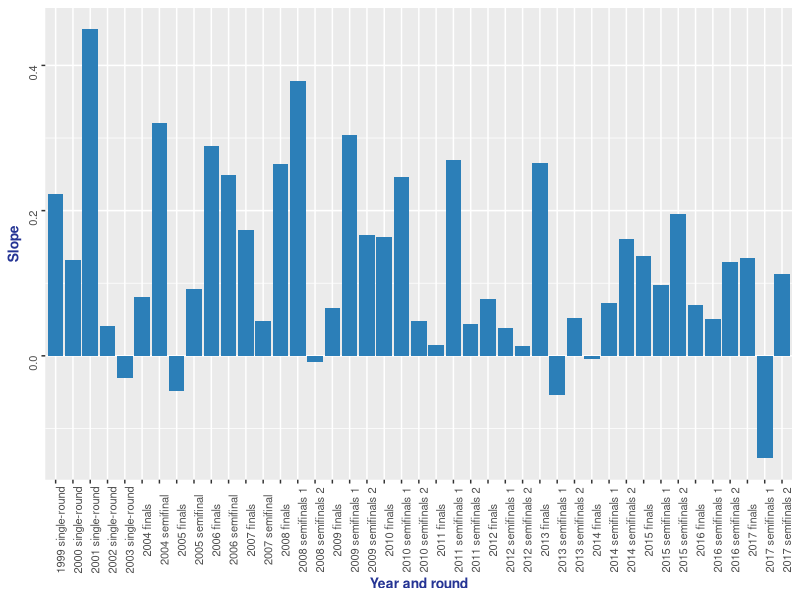

This figure's R source:
options(digits=2)

library(data.table)
library(ggplot2)
library(MASS)
library(RColorBrewer)

rm(list=ls())
d <- data.table(read.csv('dataset.csv', sep=";",stringsAsFactors=F))

d <- d[,.(order,country,artist,title,language,position,score,maxpoints,voters,
          participants = length(order),
          rOrder = order/length(order),
          rPosition=position/length(position),
          rScore=score/(maxpoints*(voters-1))),
       by=.(year,type)]
d <- d[,rLogScore:=log((score+1))]

######################################
### Ranking ##########################
######################################

i <- data.table(d[order(-rScore)])
i$type <- gsub("semifina.*","semifinal",i$type)
i <- i[position==1&type %in% c('single-round','finals')]
z <- ggplot(i,aes(x=paste0(round(rScore,4)*100,"% - ",year," - ",artist," - ",country," "),y=rScore)) +
    geom_bar(stat="identity", fill="#2c7fb8") +
    coord_flip() +
    xlab("") +
    ylab("% of maximum score") +
    theme(axis.title = element_text(face="bold", colour="#253494", size=10),
          axis.text  = element_text(vjust=0.5, size=8),
          legend.position="none")

y <- ggplot(d[type=='finals'&year==2017],aes(x=order,y=score)) +
    geom_bar(stat="identity", fill="#2c7fb8") +
    geom_smooth(method="lm", se=F,formula=y~x,colour="#000000") +
    geom_text(aes(label = country), size = 3,angle=90) +
    xlab("") +
    ylab("Points") +
    theme(axis.title = element_text(face="bold", colour="#253494", size=10),
          axis.text  = element_text(vjust=0.5, angle=90,size=8),
          legend.position="none") +
    scale_x_continuous(breaks=seq(1,26))

######################################
### Ranking ##########################
######################################

fitPoly <- with(d,lm(rPosition ~ poly(rOrder,2,raw=T)))
sumFitPoly <- summary(fitPoly)

fitLin <- with(d,lm(rPosition ~ rOrder))
sumFitLin <- summary(fitLin)

p <- ggplot(d,aes(x=rOrder,y=rPosition)) + 
    # geom_point(alpha=5/10,shape=21,fill='#a1dab4', size=5) +
    geom_count(alpha=8/10,shape=21,fill='#a1dab4') +
    # geom_bin2d(binwidth=c(0.1,0.1)) +
    geom_smooth(method="lm", se=T,formula=y~x,colour="#2c7fb8") +
    xlab("Order (relative to # contestants)") +
    ylab("Position (relative to # contestants)") +
    theme(axis.title = element_text(face="bold", colour="#253494", size=10),
          axis.text  = element_text(angle=90, vjust=0.5, size=8),
          legend.position="none")

######################################
### Scoring ##########################
######################################

fitPoly2 <- with(d,lm(rScore ~ poly(rOrder,2,raw=T)))
sumFitPoly2 <- summary(fitPoly2)

fitLin2 <- with(d,lm(rScore ~ rOrder))
sumFitLin2 <- summary(fitLin2)

q <- ggplot(d,aes(x=rOrder,y=rScore,fill=rPosition)) +
    geom_point(alpha=0.2,shape=21, size=5) +
    geom_smooth(method="lm", se=F, fill=NA, formula=y~x,colour="#2c7fb8") +
    scale_fill_continuous(low="#a1dab4",high="#2c7fb8") +
    xlab("Order (relative to # contestants)") +
    ylab("% of maximum score") +
    theme(axis.title = element_text(face="bold", colour="#253494", size=10),
          axis.text  = element_text(angle=90, vjust=0.5, size=8),
          legend.position="none")

######################################
### Countries ########################
######################################

e <- d[,.(count=length(order)),by=country]
e <- e[count>=10]
h <- d[country %in% e$country]
r <- ggplot(h,aes(x=rOrder,y=rScore,fill=rPosition)) +
    geom_point(alpha=0.2,shape=21, size=5) +
    geom_smooth(method="lm", se=F, fill=NA, formula=y~x,colour="#2c7fb8") +
    scale_fill_continuous(low="#a1dab4",high="#2c7fb8") +
    xlab("Order (relative to # contestants)") +
    ylab("% of maximum score") +
    theme(axis.title = element_text(face="bold", colour="#253494", size=10),
          axis.text  = element_text(angle=90, vjust=0.5, size=8),
          legend.position="none") + 
    facet_wrap(~ country,ncol=7)

f <- d[,.(rico=summary(lm(rScore~rOrder))$coefficients[2]),by=country]
f <- f[country %in% e$country]
f <- f[order(-rico)]

######################################
### Years ############################
######################################

g <- d[,.(contestants=length(unique(country)),rico=summary(lm(rScore~rOrder))$coefficients[2]),by=.(year,type)]
g <- g[order(-rico)]
s <- ggplot(g,aes(x=paste(year,type),y=rico)) + 
    geom_bar(stat="identity",fill="#2c7fb8") +
    theme(axis.title = element_text(face="bold", colour="#253494", size=10),
          axis.text  = element_text(angle=90, vjust=0.5, size=8),
          legend.position="none") +
    xlab("Year and round") +
    ylab("Slope")

print(s)
# Link between # participants and recency effect?
summary(lm(g$rico~g$contestants))
